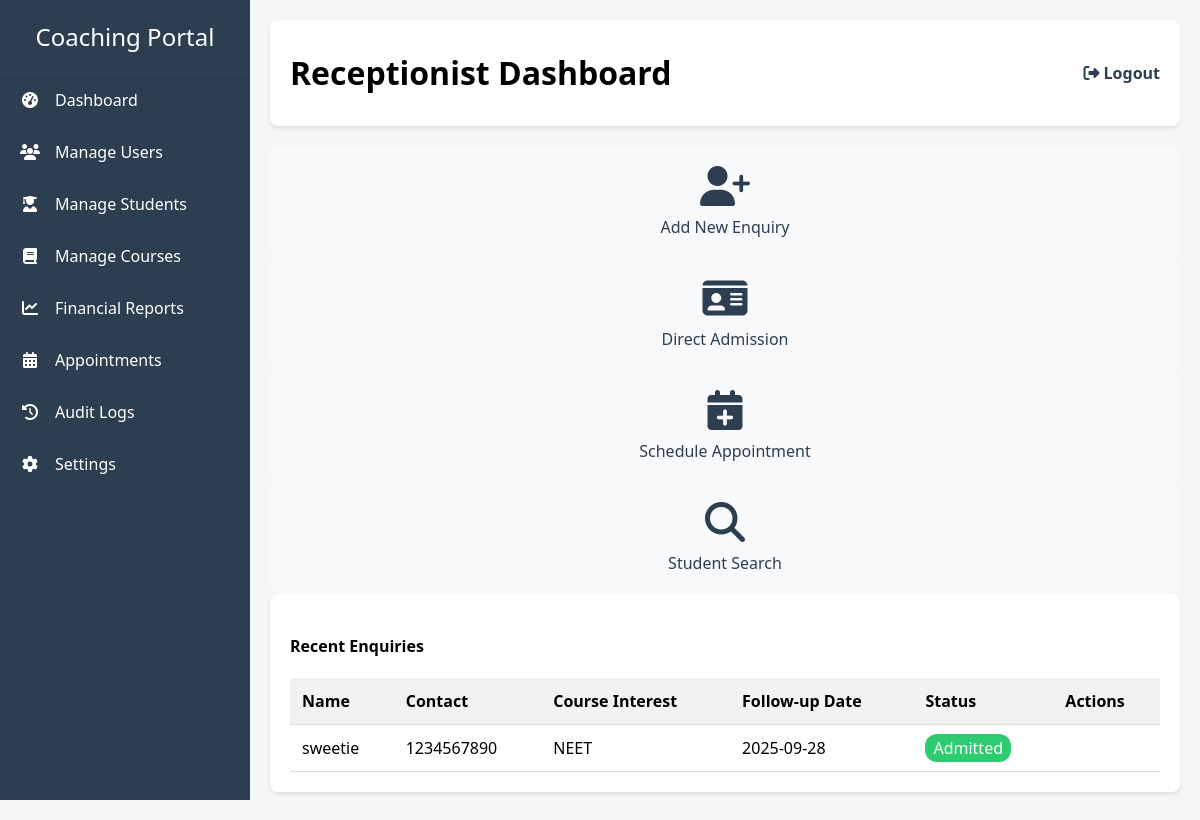
Page /receptionist_portal (signed in) on the committed database.
### models.py (models this page shows)
class Enquiry(db.Model):
    id = db.Column(db.Integer, primary_key=True)
    name = db.Column(db.String(100), nullable=False)
    contact = db.Column(db.String(100), nullable=False)
    course_interest = db.Column(db.String(100), nullable=True)
    status = db.Column(db.String(20), nullable=False, default='New')
    joining_date = db.Column(db.String(20), nullable=True)

### app.py (the view)
@app.route('/receptionist_portal')
@login_required
def receptionist_portal():
    if current_user.role == 'receptionist':
        enquiries = Enquiry.query.all()
        return render_template('receptionist_portal.html', current_user=current_user, enquiries=enquiries)
    return redirect(url_for('login'))

### app.py (called while the page is built)
@login_manager.user_loader
def load_user(user_id):
    return db.session.get(User, int(user_id))

### templates/receptionist_portal.html (shortened to what this page needs)
{% extends "base.html" %}
{% block page_title %}Receptionist Dashboard{% endblock %}
{% block content %}
<div class="row">
    <div class="col-md-3">
        <a href="{{ url_for('add_enquiry') }}" class="action-card">
            <i class="fas fa-user-plus"></i>
            <span>Add New Enquiry</span>
        </a>
    </div>
    <div class="col-md-3">
        <a href="{{ url_for('direct_admission') }}" class="action-card">
            <i class="fas fa-id-card"></i>
            <span>Direct Admission</span>
        </a>
    </div>
    <div class="col-md-3">
        <a href="{{ url_for('schedule_appointment') }}" class="action-card">
            <i class="fas fa-calendar-plus"></i>
            <span>Schedule Appointment</span>
        </a>
    </div>
    <div class="col-md-3">
        <a href="{{ url_for('student_profile') }}" class="action-card">
            <i class="fas fa-search"></i>
            <span>Student Search</span>
        </a>
    </div>
</div>
<div class="card mt-4">
    <h4>Recent Enquiries</h4>
    <table class="table">
        <thead>
            <tr>
                <th>Name</th>
                <th>Contact</th>
                <th>Course Interest</th>
                <th>Follow-up Date</th>
                <th>Status</th>
                <th>Actions</th>
            </tr>
        </thead>
        <tbody>
            {% for enquiry in enquiries %}
            <tr>
                <td>{{ enquiry.name }}</td>
                <td>{{ enquiry.contact }}</td>
                <td>{{ enquiry.course_interest }}</td>
                <td>{{ enquiry.joining_date }}</td>
                <td>
                     <span style="padding: 3px 8px; border-radius: 12px; color: white; background-color: {% if enquiry.status == 'Admitted' %}#2ecc71{% elif enquiry.status == 'Cancelled' %}#e74c3c{% else %}#95a5a6{% endif %};">
                        {{ enquiry.status }}
                    </span>
                </td>
                <td>
                </td>
            </tr>
            {% endfor %}
        </tbody>
    </table>
</div>
{% endblock %}

### templates/base.html (style rules this page uses)
body { font-family: 'Segoe UI', Tahoma, Geneva, Verdana, sans-serif; margin: 0; background-color: #f4f7f6; display: flex; }

### templates/receptionist_portal.html (style rules this page uses)
.card { background: #fff; border-radius: 8px; box-shadow: 0 2px 4px rgba(0,0,0,0.1); padding: 20px; margin-bottom: 20px; }
.action-card { display: flex; flex-direction: column; align-items: center; justify-content: center; padding: 20px; text-align: center; background-color: #f8f9fa; border-radius: 8px; text-decoration: none; color: #2c3e50; transition: transform 0.2s, box-shadow 0.2s; }
.action-card i { font-size: 2.5em; margin-bottom: 10px; }
.table { width: 100%; border-collapse: collapse; margin-top: 20px; }
.table th, .table td { padding: 12px; text-align: left; border-bottom: 1px solid #ddd; }
.table th { background-color: #f2f2f2; }

### rows in the picture
Enquiry: name "sweetie", contact "1234567890", course_interest "NEET", joining_date "2025-09-28", status "Admitted"
